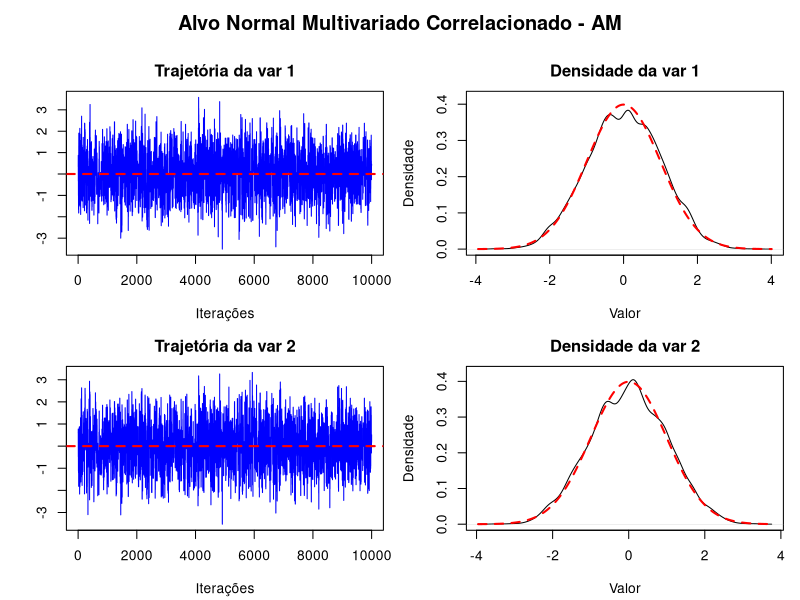
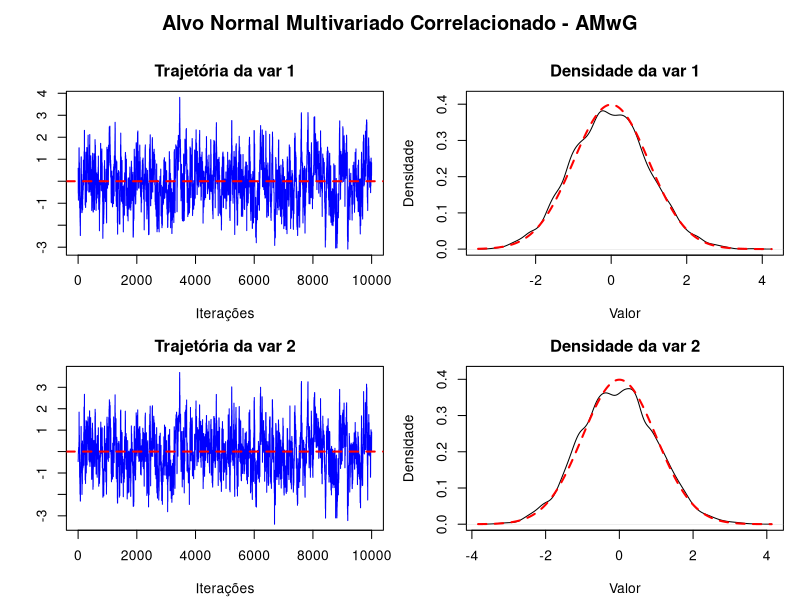

R code for these plots, in order: (Note: a time limit stopped this script after it produced the figures.)
## ---- chunk 1
library(MASS)
library(mvtnorm)
library(coda)
library(ggplot2)
library(gridExtra)
set.seed(123)
## ---- chunk 2
metropolis_adaptativo <- function(log_funcao_alvo, ponto_inicial, cov_inicial, num_iteracoes) {
  
  # log_funcao_alvo: A função log-densidade que queremos amostrar (sua f(x)).
  # ponto_inicial: O vetor de onde a cadeia começa (X^0).
  # cov_inicial: Um "chute" inicial para a matriz de covariância (Sigma^0).
  # num_iteracoes: O número total de passos que o algoritmo vai dar (T).
  
  p <- length(ponto_inicial) # número de parâmetros
  
  # Matriz para guardar todos os resultados
  amostras <- matrix(NA, nrow = num_iteracoes + 1, ncol = p)
  amostras[1, ] <- ponto_inicial # Guarda o ponto inicial na primeira linha
  
  # Ponto atual da cadeia
  ponto_atual <- ponto_inicial
  
  # Parâmetros que serão adaptados
  media_adaptativa <- ponto_inicial
  cov_adaptativa <- cov_inicial
  
  # Fator de escala
  lambda <- (2.38^2) / p
  
  # Termo de estabilidade
  epsilon <- 1e-6 
  
  for (t in 1:num_iteracoes) {
    
    # Algoritmo MH 
    
    # Passo 1: Gerar um candidato X*
    Sigma_proposta <- lambda * cov_adaptativa + diag(p) * epsilon
    candidato <- mvrnorm(1, ponto_atual, Sigma_proposta)
    
    # Passo 2: Calcular a chance de aceitar (em log)
    log_r <- log_funcao_alvo(candidato) - log_funcao_alvo(ponto_atual)
    
    # Passo 3: Aceitar ou Rejeitar
    if (runif(1) < exp(log_r)) {
      ponto_atual <- candidato # Aceita o candidato
    }
    # Se não rejeita, o 'ponto_atual' continua o mesmo 
    
    # Guarda o ponto da iteração 
    amostras[t + 1, ] <- ponto_atual
    
    # Passo Adaptativo:
    
    # Parâmetro de adaptação (gamma)
    gamma <- 1 / t
    
    # Atualiza a média 
    media_adaptativa <- media_adaptativa + gamma * (ponto_atual - media_adaptativa)
    
    # Atualiza a covariância 
    cov_adaptativa <- cov_adaptativa + gamma * (tcrossprod(ponto_atual - media_adaptativa) - cov_adaptativa)
  }
  
  return(amostras)
}

## ---- chunk 3
metropolis_gibbs_adaptativo <- function(log_funcao_alvo, x_inicial, num_iteracoes, batch_size = 50) {
  
  # log_funcao_alvo: função que devolve o log da densidade alvo f(x)
  # x_inicial: vetor de valores iniciais (X^0)
  # num_iteracoes: número total de iterações (T)
  # batch_size: tamanho do "batch" usado na adaptação (T_b)
  
  p <- length(x_inicial)  # número de parâmetros
  amostras <- matrix(NA, nrow = num_iteracoes + 1, ncol = p)
  amostras[1, ] <- x_inicial
 
  # Inicializações
  x_atual <- x_inicial
  sigma <- rep(1, p)            # variâncias iniciais das propostas
  log_sigma <- log(sigma)       # escala logarítmica
  b <- 0                        # contador de batches
  aceitacoes_batch <- rep(0, p) # número de aceitações por parâmetro
  tentativas_batch <- rep(0, p) # número de tentativas por parâmetro
  
  for (t in 1:num_iteracoes) {
    
    # Atualiza cada parâmetro condicionalmente aos outros (Gibbs loop)
    for (j in 1:p) {
      
      # Passo 1: gerar candidato via proposta normal
      x_cand <- x_atual
      x_cand[j] <- rnorm(1, mean = x_atual[j], sd = exp(log_sigma[j]))
      
      # Passo 2: calcular razão de aceitação (em log)
      log_r <- log_funcao_alvo(x_cand) - log_funcao_alvo(x_atual)
      
      # Passo 3: regra de aceitação
      if (runif(1) < exp(log_r)) {
        x_atual[j] <- x_cand[j]
        aceitacoes_batch[j] <- aceitacoes_batch[j] + 1
      }
      # Conta a tentativa
      tentativas_batch[j] <- tentativas_batch[j] + 1
    }
    
    # Guarda a amostra atual
    amostras[t + 1, ] <- x_atual
    
    # Passo 4: Adaptação em tempos pré-definidos (batches)
    if (t %% batch_size == 0 && t > 0) { # Adicionado t > 0 para evitar b=0
      b <- b + 1
      
      # Taxa de aceitação por parâmetro no batch anterior
      taxa_aceitacao <- aceitacoes_batch / tentativas_batch
      taxa_aceitacao[is.nan(taxa_aceitacao)] <- 0 # Evita NaN
      
      # O delta deve diminuir com o tempo. Usamos 'b' (contador de batch)
      delta <- min(0.01, 1 / sqrt(b))
      
      # Regra adaptativa 
      for (j in 1:p) {
        if (taxa_aceitacao[j] > 0.44) {
          log_sigma[j] <- log_sigma[j] + delta
        } else {
          log_sigma[j] <- log_sigma[j] - delta
        }
      }
      
      # Reinicia contadores para o próximo batch
      aceitacoes_batch <- rep(0, p)
      tentativas_batch <- rep(0, p)
    }
  }
  
  return(list(amostras = amostras, log_sigma = log_sigma))
}

## ---- chunk 4
gera_tabela_comparativa <- function(res_am, res_amwg, valor_real) {
  library(dplyr)
  
  # Extrair amostras pós-burn-in
  extrai_metricas <- function(amostras, metodo, valor_real) {
    burnin <- floor(nrow(amostras) / 2)
    amostras_pos <- amostras[(burnin + 1):nrow(amostras), , drop = FALSE]
    medias <- colMeans(amostras_pos)
    vies <- medias - valor_real
    rmse <- sqrt(colMeans((t(t(amostras_pos) - valor_real))^2))
    ess <- effectiveSize(as.mcmc(amostras_pos))
    
    data.frame(
      Método = metodo,
      Parâmetro = paste0("θ", 1:length(medias)),
      Valor_Verdadeiro = valor_real,
      Média = round(medias, 4),
      Viés = round(vies, 4),
      RMSE = round(rmse, 4),
      ESS = round(ess, 2)
    )
  }
  
  tab_am <- extrai_metricas(res_am$amostras, "AM", valor_real)
  tab_amwg <- extrai_metricas(res_amwg$amostras, "AMwG", valor_real)
  
  # Calcular taxa de aceitação global
  taxa_aceitacao <- function(amostras) {
    dif <- apply(amostras, 2, function(x) mean(diff(x) != 0))
    mean(dif)
  }
  
  tab_am$Taxa_Aceitação <- round(taxa_aceitacao(res_am$amostras), 3)
  tab_amwg$Taxa_Aceitação <- round(taxa_aceitacao(res_amwg$amostras), 3)
  
  # Combina as tabelas
  tabela_final <- bind_rows(tab_am, tab_amwg)
  return(tabela_final)
}


gera_graficos_comparativos <- function(res_am, res_amwg, valor_real, Sigma, burnin_frac = 0.5, titulo_base = "Comparação AM vs AMwG") {
  # res_am, res_amwg: listas com elemento $amostras (matrix)
  # valor_real: vetor de valores verdadeiros (length p)
  # Sigma: matriz de covariância alvo (para densidade teórica marginals)
  # burnin_frac: fração do chain que será descartada como burn-in (default 0.5)
  
  plot_por_metodo <- function(amostras, metodo_nome) {
    burnin <- floor(nrow(amostras) * burnin_frac)
    pos <- amostras[(burnin + 1):nrow(amostras), , drop = FALSE]
    p <- ncol(pos)
    if (p != length(valor_real)) stop("valor_real must match number of columns in amostras")
    
    # layout 2x2:
    op <- par(no.readonly = TRUE)
    on.exit(par(op), add = TRUE)
    
    # --- MUDANÇA 1: Adicionado 'oma' para criar uma margem externa no topo ---
    par(mfrow = c(2, 2), 
        mar = c(4.2, 4, 2.5, 1), 
        oma = c(0, 0, 3, 0)) # 3 linhas de margem externa no topo
    
    # --- LOOP CORRIGIDO ---
    # (As 'lines' da densidade foram movidas para *dentro* do loop)
    for (j in 1:p) {
      # TRAJETÓRIA
      plot(
        pos[, j],
        type = "l",
        main = paste("Trajetória da var", j),
        xlab = "Iterações",
        ylab = "",
        col = "black"
      )
      abline(h = valor_real[j], col = "red", lty = 2, lwd = 2)
      
      # DENSIDADE com a teórica sobreposta
      dens_est <- density(pos[, j])
      ylim_max <- max(dens_est$y, dnorm(dens_est$x, mean = valor_real[j], sd = sqrt(Sigma[j, j])))
      plot(
        dens_est,
        main = paste("Densidade da var", j),
        xlab = "Valor",
        ylab = "Densidade",
        ylim = c(0, ylim_max * 1.05)
      )
      # Linha da densidade teórica
      x_vals <- seq(min(dens_est$x), max(dens_est$x), length.out = 400)
      lines(x_vals, dnorm(x_vals, mean = valor_real[j], sd = sqrt(Sigma[j, j])), col = "red", lwd = 2, lty = 2)
    } # Fim do loop
    
    # --- MUDANÇA 2: 'mtext' agora usa 'outer = TRUE' ---
    mtext(paste(titulo_base, "-", metodo_nome), 
          outer = TRUE, # Escreve na margem externa
          line = 1,     # Linha 1 (contando do topo)
          cex = 1.2,    # Tamanho da fonte
          font = 2)     # Negrito
  }
  
  # Plot AM (one grid)
  plot_por_metodo(res_am$amostras, "AM")
  
  # Pausa para ver o gráfico
  if (interactive()) readline(prompt = "Pressione [enter] para ver os gráficos do AMwG...")
  
  # Plot AMwG (one grid)
  plot_por_metodo(res_amwg$amostras, "AMwG")
}

## ---- chunk 5
gera_graficos_comparativos <- function(res_am, res_amwg, valor_real, Sigma, 
                                       burnin_frac = 0.5, titulo_base = "Comparação AM vs AMwG",
                                       nome_cenario = NULL) {
  # res_am, res_amwg: listas com elemento $amostras (matrix)
  # valor_real: vetor de valores verdadeiros (length p)
  # Sigma: matriz de covariância alvo
  # nome_cenario: string ("Cenário 1", "Cenário 2" ou "Cenário 3")
  
  require(mvtnorm)
  
  # --- FUNÇÃO AUXILIAR PARA PLOT ---
  plot_por_metodo <- function(amostras, metodo_nome) {
    burnin <- floor(nrow(amostras) * burnin_frac)
    pos <- amostras[(burnin + 1):nrow(amostras), , drop = FALSE]
    p <- ncol(pos)
    
    op <- par(no.readonly = TRUE)
    on.exit(par(op), add = TRUE)
    par(mfrow = c(2, 2), mar = c(4.2, 4, 2.5, 1), oma = c(0, 0, 3, 0))
    
    for (j in 1:p) {
      # --- 1️⃣ TRAJETÓRIA ---
      plot(
        pos[, j],
        type = "l",
        main = paste("Trajetória da var", j),
        xlab = "Iterações",
        ylab = "",
        col = "blue"
      )
      abline(h = valor_real[j], col = "red", lty = 2, lwd = 2)
      
      # --- 2️⃣ DENSIDADE ESTIMADA ---
      dens_est <- density(pos[, j])
      x_vals <- seq(min(dens_est$x), max(dens_est$x), length.out = 400)
      
      # --- 3️⃣ DENSIDADE TEÓRICA DEPENDENTE DO CENÁRIO ---
      if (is.null(nome_cenario) || grepl("1", nome_cenario, ignore.case = TRUE)) {
        # Cenário 1: Normal padrão
        dens_teorica <- dnorm(x_vals, mean = valor_real[j], sd = sqrt(Sigma[j, j]))
        dens_label <- "N(0,1)"
        
      } else if (grepl("2", nome_cenario, ignore.case = TRUE)) {
        # Cenário 2: Mistura bimodal
        dens_teorica <- 0.5 * dnorm(x_vals, mean = -3, sd = 1) +
                        0.5 * dnorm(x_vals, mean =  3, sd = 1)
        dens_label <- "0.5N(-3,1)+0.5N(3,1)"
        
      } else if (grepl("3", nome_cenario, ignore.case = TRUE)) {
        # Cenário 3: Regressão — sem densidade teórica fechada
        dens_teorica <- NULL
        dens_label <- NULL
      } else {
        dens_teorica <- NULL
        dens_label <- NULL
      }
      
      # --- 4️⃣ PLOTAGEM ---
      ylim_max <- max(dens_est$y, if (!is.null(dens_teorica)) max(dens_teorica) else 0)
      plot(
        dens_est,
        main = paste("Densidade da var", j),
        xlab = "Valor",
        ylab = "Densidade",
        ylim = c(0, ylim_max * 1.05)
      )
      
      if (!is.null(dens_teorica)) {
        lines(x_vals, dens_teorica, col = "red", lwd = 2, lty = 2)
      }
  }
    
    mtext(paste(titulo_base, "-", metodo_nome),
          outer = TRUE, line = 1, cex = 1.2, font = 2)
  }
  
  # --- Executa para AM ---
  plot_por_metodo(res_am$amostras, "AM")
  if (interactive()) readline(prompt = "Pressione [enter] para ver os gráficos do AMwG...")
  
  # --- Executa para AMwG ---
  plot_por_metodo(res_amwg$amostras, "AMwG")
}
## ---- chunk 6
# Dimensão e parâmetros verdadeiros (p = 2)
p <- 2
valor_real <- rep(0, p)

# Matriz de covariância com correlação 0.9^{|i-j|}
rho <- 0.9
Sigma <- outer(1:p, 1:p, function(i, j) rho^abs(i - j))

# Função log-alvo: densidade normal multivariada
log_alvo <- function(theta) {
  dmvnorm(theta, mean = valor_real, sigma = Sigma, log = TRUE)
}

# Condições iniciais e número de iterações
x0 <- rep(2, p)
num_iter <- 20000
cov_inicial <- diag(p) * 0.01
## ---- chunk 7
# --- Rodar AM (Adaptive Metropolis) ---
res_am <- list(
  amostras = metropolis_adaptativo(
    log_funcao_alvo = log_alvo,
    ponto_inicial = x0,
    cov_inicial = cov_inicial,
    num_iteracoes = num_iter
  )
)

# --- Rodar AMwG (Adaptive Metropolis within Gibbs) ---
res_amwg <- metropolis_gibbs_adaptativo(
  log_funcao_alvo = log_alvo,
  x_inicial = x0,
  num_iteracoes = num_iter,
  batch_size = 50
)

# --- Tabela comparativa ---
tabela_comp <- gera_tabela_comparativa(res_am, res_amwg, valor_real)
print(tabela_comp)

# --- Gráficos comparativos (um grid 2x2 por método, estilo similar ao da imagem, com linhas teóricas) ---
gera_graficos_comparativos(res_am, res_amwg, valor_real, Sigma, burnin_frac = 0.5,
  titulo_base = "Alvo Normal Multivariado Correlacionado", nome_cenario = "Cenário 1")
## ---- chunk 8
p <- 2
x0 <- c(2, 2)
num_iter <- 50000
cov_inicial <- diag(p) * 0.01

log_alvo_mistura <- function(x) {
  mu1 <- c(-3, -3)
  mu2 <- c(3, 3)
  sigma <- diag(2)
  logdens <- log(0.5 * dmvnorm(x, mean = mu1, sigma = sigma) +
                   0.5 * dmvnorm(x, mean = mu2, sigma = sigma))
  return(logdens)
}

conta_trocas_modos <- function(amostras) {
  mu1 <- c(-3, -3)
  mu2 <- c(3, 3)
  d1 <- apply(amostras, 1, function(x) dmvnorm(x, mean = mu1, sigma = diag(2)))
  d2 <- apply(amostras, 1, function(x) dmvnorm(x, mean = mu2, sigma = diag(2)))
  modos <- ifelse(d1 > d2, 1, 2)
  trocas <- sum(diff(modos) != 0)
  prop1 <- mean(modos == 1)
  prop2 <- mean(modos == 2)
  c(n_trocas = trocas, prop_modo1 = prop1, prop_modo2 = prop2)
}

res_am <- list(amostras = metropolis_adaptativo(log_alvo_mistura, x0, cov_inicial, num_iter))
res_amwg <- metropolis_gibbs_adaptativo(log_alvo_mistura, x0, num_iter, batch_size = 50)

diag_am <- conta_trocas_modos(res_am$amostras[(floor(nrow(res_am$amostras)/2)+1):nrow(res_am$amostras), ])
diag_amwg <- conta_trocas_modos(res_amwg$amostras[(floor(nrow(res_amwg$amostras)/2)+1):nrow(res_amwg$amostras), ])
print(diag_am); print(diag_amwg)

# Use suas funções de resumo (para mistura, passe valor_real = c(NA, NA) ou c(0,0) apenas para compatibilidade)
tabela_comp_mistura <- gera_tabela_comparativa(res_am, res_amwg, valor_real = c(0,0))
print(tabela_comp_mistura)
gera_graficos_comparativos(res_am, res_amwg, valor_real = c(0,0), Sigma = diag(2), burnin_frac = 0.5,
                           titulo_base = "Mistura Bimodal", nome_cenario = "Cenário 2")
## ---- chunk 9
simula_dados_reg <- function(n = 200, beta = c(1, 2, -1), sigma = 1, seed = 123) {
  set.seed(seed)
  p <- length(beta)
  X <- cbind(1, matrix(rnorm(n * (p - 1)), n, p - 1))  # Inclui intercepto
  y <- X %*% beta + rnorm(n, 0, sigma)
  list(X = X, y = y, beta = beta, sigma = sigma)
}

log_posterior_reg <- function(params, X, y) {
  beta <- params[1:3]
  sigma2 <- exp(params[4])  # trabalhamos com log(sigma^2)

  # Log-verossimilhança
  mu <- X %*% beta
  log_veross <- sum(dnorm(y, mu, sqrt(sigma2), log = TRUE))

  # Priors:
  # beta ~ N(0, 100I)
  log_prior_beta <- sum(dnorm(beta, 0, 10, log = TRUE))

  # sigma^2 ~ InvGamma(1,1)
  log_prior_sigma <- -2 * log(sigma2) - 1 / sigma2

  return(log_veross + log_prior_beta + log_prior_sigma)
}


dados <- simula_dados_reg(n = 200, beta = c(1,2,-1), sigma = 1, seed = 123)
X <- dados$X
y <- dados$y
p_beta <- ncol(X)
x0_reg <- c(rep(0, p_beta), log(1))
num_iter <- 30000
res_am_reg <- list(amostras = metropolis_adaptativo(
  log_funcao_alvo = function(th) log_posterior_reg(th, X, y),
  ponto_inicial = x0_reg,
  cov_inicial = diag(length(x0_reg)) * 0.01,
  num_iteracoes = num_iter
))
res_amwg_reg <- metropolis_gibbs_adaptativo(
  log_funcao_alvo = function(th) log_posterior_reg(th, X, y),
  x_inicial = x0_reg,
  num_iteracoes = num_iter,
  batch_size = 50
)
valor_real_reg <- c(dados$beta, log(dados$sigma^2))
tabela_reg <- gera_tabela_comparativa(res_am_reg, res_amwg_reg, valor_real_reg)
print(tabela_reg)
gera_graficos_comparativos(res_am_reg, res_amwg_reg, valor_real_reg, Sigma =
                             diag(length(valor_real_reg)), burnin_frac = 0.5,
                           titulo_base = "Regressão Bayesiana (posterior)",
                           nome_cenario = "Cenário 3")
